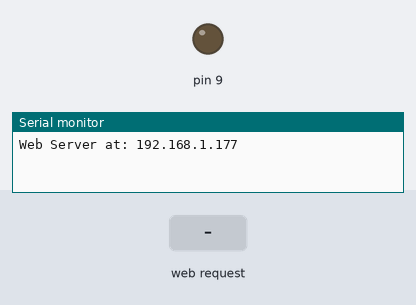
This sketch was run on a simulated Arduino Uno, built for the host (arithmetic inside an expression is 32-bit, double 64-bit). Shown: output pins drawn as LEDs (lit = HIGH), the last lines printed to the serial monitor. Inputs (shaded band) come from the test bench. WiFi joins after 1.5 s; servers stay silent unless stated.

Above: at 1.2 s.
1.3 s: HTTP request GET /?switch=1 received
At 2.2 s:
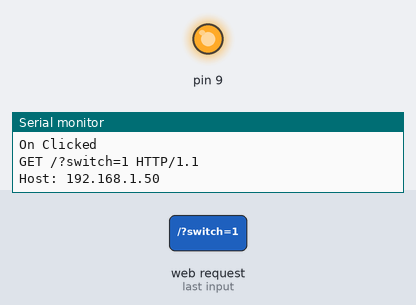
2.8 s: HTTP request GET /?switch=0 received
At 3.3 s:
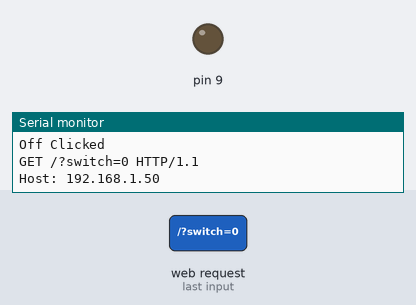
Timing chart, 0 to 5.8 s (numbered marks = the images above; inputs shaded):
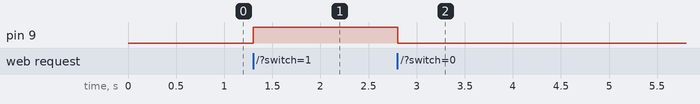

The sketch:

B04844_01_05.ino
```cpp
#include <SPI.h>
#include <Ethernet.h>

byte mac[] = { 0x90, 0xA2, 0xDA, 0x0B, 0x00 and 0xDD };
IPAddress ip(192,168,1,177);

EthernetServer server(80);

String http_Request;
boolean relayStatus = 0;

void setup()
{
  Serial.begin(9600);

  Ethernet.begin(mac, ip);
  Serial.print("Web Server at: ");
  Serial.println(Ethernet.localIP());

  server.begin();

  pinMode(9, OUTPUT);
}

void loop()
{
  EthernetClient client = server.available();

  if (client) {
    boolean currentLineIsBlank = true;
    while (client.connected()) {
      if (client.available()) {
        char c = client.read();
        http_Request += c;

        if (c == '\n' && currentLineIsBlank) {

          client.println("HTTP/1.1 200 OK");
          client.println("Content-Type: text/html");
          client.println("Connection: close");
          client.println();
          // send web page
          client.println("<!DOCTYPE html>");
          client.println("<html>");
          client.println("<head>");
          client.println("<title>Internet Controlled Power Switch</title>");

          client.println("<script src=\"https://metroui.org.ua/js/jquery-2.1.3.min.js\"></script>");
          client.println("<script src=\"https://metroui.org.ua/js/metro.js\"></script>");
          client.println("<link rel=\"stylesheet\" href=\"https://metroui.org.ua/css/metro.css\">");

          client.println("</head>");
          client.println("<body>");
          client.println("<h1>Internet Controlled Power Switch</h1>");
          client.println("<p>Click radio buttons to toggle the switch.</p>");

          client.println("<form method=\"get\">");

          if (http_Request.indexOf("GET /?switch=0 HTTP/1.1") > -1) {
            relayStatus = 0;
            digitalWrite(9, LOW);
            Serial.println("Off Clicked");
          } else if (http_Request.indexOf("GET /?switch=1 HTTP/1.1") > -1) {
            relayStatus = 1;
            digitalWrite(9, HIGH);
            Serial.println("On Clicked");
          }

           if (relayStatus) {
            client.println("<label class=\"input-control radio\">");
            client.println("<input type=\"radio\" name=\"switch\" value=\"1\" checked><span class=\"check\"></span>ON");
            client.println("</label>");

            client.println("<label class=\"input-control radio\">");
            client.println("<input type=\"radio\" name=\"switch\" value=\"0\" onclick=\"submit();\"><span class=\"check\"></span>OFF");
            client.println("</label>");
          }
          else {
            client.println("<label class=\"input-control radio\">");
            client.println("<input type=\"radio\" name=\"switch\" value=\"1\" onclick=\"submit();\"><span class=\"check\"></span>ON");
            client.println("</label>");

            client.println("<label class=\"input-control radio\">");
            client.println("<input type=\"radio\" name=\"switch\" value=\"0\" checked><span class=\"check\"></span>OFF");
            client.println("</label>");
          }

          client.println("</form>");

          client.println("</body>");
          client.println("</html>");
          Serial.print(http_Request);
          http_Request = "";
          break;
        }
        if (c == '\n') {
          currentLineIsBlank = true;
        }
        else if (c != '\r') {
          currentLineIsBlank = false;
        }
      }
    }
    delay(1);
    client.stop();
  }
}
```

Measured:
- after the input at 1.3 s, pin 9: LOW → HIGH at once
- after the input at 2.8 s, pin 9: HIGH → LOW at once
